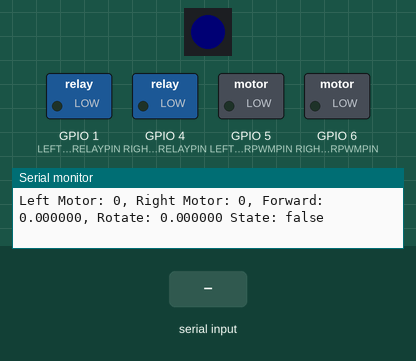
This program was run on a simulated ESP32-S3. Parts: 1 RGB LEDs in strip order, left to right, switched loads named in the program (green lamp = pin HIGH), the last lines printed to the serial monitor. Inputs (shaded band) come from the test bench. Dim RGB values are drawn brighter than linear.

Above: at 4.3 s.
4.4 s: "90 45\n" received over Serial
At 7.2 s:
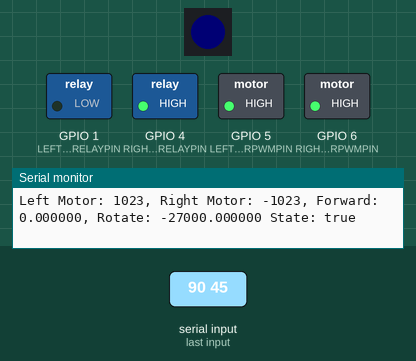
7.4 s: ".\n" received over Serial
At 8.75 s:
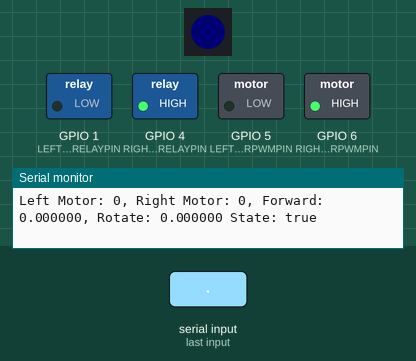
10.4 s: "90\n" received over Serial
At 11.76 s:
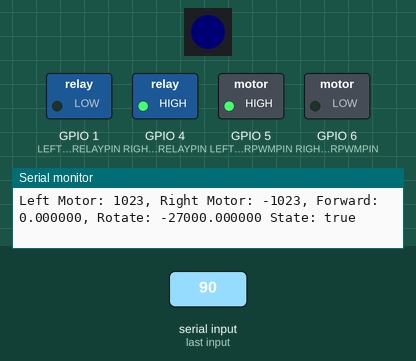
13.4 s: "X90\n" received over Serial
At 14.6 s:
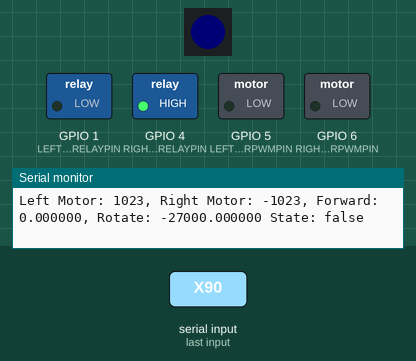
14.9 s: "-\n" received over Serial
At 17.7 s:
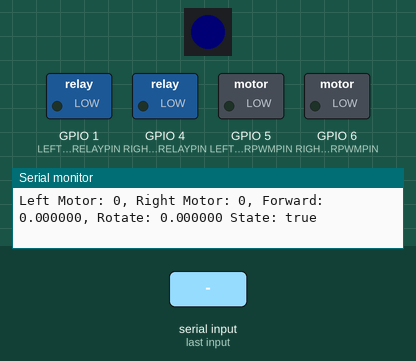
17.9 s: "30 150\n" received over Serial
At 20.7 s:
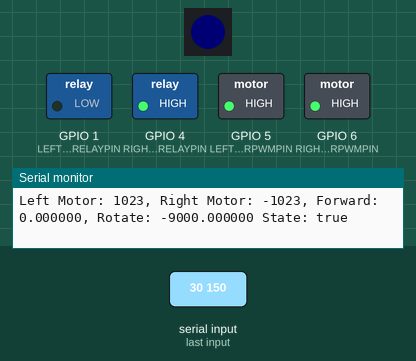
Timing chart, 0 to 21.9 s (numbered marks = the images above; inputs shaded):
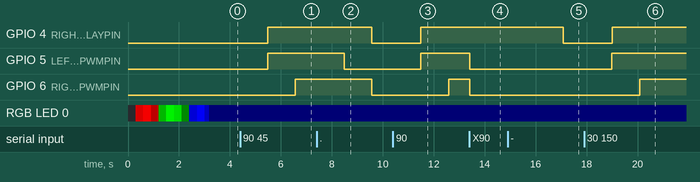

Measured:
- after the input at 4.4 s, GPIO 4 (RIGHTMOTORRELAYPIN), GPIO 5 (LEFTMOTORPWMPIN): LOW → HIGH after 1.1 s; GPIO 6 (RIGHTMOTORPWMPIN): LOW → HIGH after 2.2 s
- after the input at 7.4 s, GPIO 4 (RIGHTMOTORRELAYPIN), GPIO 6 (RIGHTMOTORPWMPIN): HIGH → LOW after 2.2 s; GPIO 5 (LEFTMOTORPWMPIN): HIGH → LOW after 1.1 s
- after the input at 10.4 s, GPIO 4 (RIGHTMOTORRELAYPIN), GPIO 5 (LEFTMOTORPWMPIN): LOW → HIGH after 1.1 s; GPIO 6 (RIGHTMOTORPWMPIN): LOW → HIGH after 2.2 s
- after the input at 13.4 s, GPIO 5 (LEFTMOTORPWMPIN), GPIO 6 (RIGHTMOTORPWMPIN): HIGH → LOW at once
- after the input at 14.9 s, GPIO 4 (RIGHTMOTORRELAYPIN): HIGH → LOW after 2.2 s
- after the input at 17.9 s, GPIO 4 (RIGHTMOTORRELAYPIN), GPIO 5 (LEFTMOTORPWMPIN): LOW → HIGH after 1.1 s; GPIO 6 (RIGHTMOTORPWMPIN): LOW → HIGH after 2.2 s

The program:

main.cpp
```cpp
#include "main.h"

Adafruit_VL53L1X vl53 = Adafruit_VL53L1X(XSHUT_PIN, IRQ_PIN);
Adafruit_NeoPixel pixels(NUMPIXELS, WS2812PIN, NEO_GRB + NEO_KHZ800);
struct PIDDefaultdata Forward_PID ;
struct PIDDefaultdata Rotation_PID;

SemaphoreHandle_t SerialMutex;
SemaphoreHandle_t VariableMutex;

bool state = false;
float Forward = 0, Rotate = 0;
unsigned long lastSerialRead = 0;

void PIDInitialize() {
  Forward_PID.Kp = 10;
  Forward_PID.Ki = 1;
  Forward_PID.Kd = 1;
  Forward_PID.past_value = 0;
  Forward_PID.now_value = 0;
  Forward_PID.past_time = 0;
  Forward_PID.integral_value = 1;
  Forward_PID.setpoin = 500;
  Forward_PID.integral_max_value = 1000;

  Rotation_PID.Kp = 300;
  Rotation_PID.Ki = 0;
  Rotation_PID.Kd = 0;
  Rotation_PID.past_value = 0;
  Rotation_PID.now_value = 0;
  Rotation_PID.past_time = 0;
  Rotation_PID.integral_value = 1;
  Rotation_PID.setpoin = 0;
  Rotation_PID.integral_max_value = 1000;
}

void setup() {
  Serial.begin(115200);
  // if(Wire.begin(SDAPIN, SCLPIN)) Serial.println("I2C Connected");
  // else{
  //   Serial.println("I2C Doesn't connect");
  // }

  SerialMutex = xSemaphoreCreateMutex();
  VariableMutex = xSemaphoreCreateMutex();
  pinMode(LEFTMOTORPWMPIN, OUTPUT);
  pinMode(RIGHTMOTORPWMPIN, OUTPUT);
  pinMode(RIGHTMOTORRELAYPIN, OUTPUT);
  pinMode(LEFTMOTORRELAYPIN, OUTPUT);

  ledcSetup(LEFT_MOTOR_CHAN, PWM_FREQ, PWM_RES);
  ledcSetup(RIGHT_MOTOR_CHAN, PWM_FREQ, PWM_RES);

  ledcAttachPin(LEFTMOTORPWMPIN, LEFT_MOTOR_CHAN);
  ledcAttachPin(RIGHTMOTORPWMPIN, RIGHT_MOTOR_CHAN);
  Initializing();
}

void loop() {
  char SerialInput[10] = "";
  if(xSemaphoreTake(VariableMutex, pdMS_TO_TICKS(100)) == pdTRUE) {

    // ToFSensorRead();
    Forward = 0;

    if(xSemaphoreTake(SerialMutex, pdMS_TO_TICKS(100)) == pdTRUE) {
      if(Serial.available() > 0) {
        SerialRead(SerialInput);
        lastSerialRead = millis();
      }
      xSemaphoreGive(SerialMutex);
    }

      // if(millis() - lastSerialRead > 500) {
      //   state = false;
      // }
    xSemaphoreGive(VariableMutex);
  }
}

void Initializing() {
  pixels.begin();

  pixels.clear();

  for(uint8_t n = 0; n < 254; n++) {
    pixels.setPixelColor(0, pixels.Color(n, 0, 0));
    pixels.show();
    delay(2);
  }
  for(uint8_t n = 255; n > 0; n--) {
    pixels.setPixelColor(0, pixels.Color(n, 0, 0));
    pixels.show();
    delay(2);
  }
  for(uint8_t n = 0; n < 254; n++) {
    pixels.setPixelColor(0, pixels.Color(0, n, 0));
    pixels.show();
    delay(2);
  }
  for(uint8_t n = 255; n > 0; n--) {
    pixels.setPixelColor(0, pixels.Color(0, n, 0));
    pixels.show();
    delay(2);
  }
  for(uint8_t n = 0; n < 254; n++) {
    pixels.setPixelColor(0, pixels.Color(0, 0, n));
    pixels.show();
    delay(2);
  }
  for(uint8_t n = 255; n > 0; n--) {
    pixels.setPixelColor(0, pixels.Color(0, 0, n));
    pixels.show();
    delay(2);
  }
  pixels.clear();

  xTaskCreatePinnedToCore(MotorDriver, "MotorDriver", 2048, NULL, 1, NULL, 0);

  // if (! vl53.begin(0x29, &Wire)) {
  //   Serial.print(F("Error on init of VL sensor: "));
  //   Serial.println(vl53.vl_status);
  //   while(1) delay(10);
  // }
  // if (! vl53.startRanging()) {
  //   Serial.print(F("Couldn't start ranging: "));
  //   Serial.println(vl53.vl_status);
  //   while(1) delay(10);
  // }
  // vl53.setTimingBudget(50);
  // Serial.print(F("Timing budget (ms): "));
  // Serial.println(vl53.getTimingBudget());

  PIDInitialize();
}
```

logging.h
```cpp
#pragma once

#include <Arduino.h>

void testscanner(char SerialInput[10]);
```

main.h
```cpp
#pragma once

#include <Arduino.h>
#include "Adafruit_VL53L1X.h"
#include "Adafruit_NeoPixel.h"
#include "logging.h"

#define IRQ_PIN 10
#define XSHUT_PIN 11
#define SDAPIN 8
#define SCLPIN 9
#define LEFTMOTORRELAYPIN 1
#define LEFTMOTORPWMPIN 5
#define LEFT_MOTOR_CHAN 0
#define RIGHTMOTORRELAYPIN 4
#define RIGHTMOTORPWMPIN 6
#define RIGHT_MOTOR_CHAN 1
#define PWM_FREQ 500
#define PWM_RES 10
#define PWM_MAX_VAL 1023
#define INPUT_MAX_VALUE 10000
#define WS2812PIN 48
#define NUMPIXELS 1
#define X_MIN_LIMIT 0.15
#define Y_MIN_LIMIT 50

extern bool state;
extern float Forward, Rotate;
extern Adafruit_VL53L1X vl53;
extern Adafruit_NeoPixel pixels;
extern struct PIDDefaultdata Forward_PID;
extern struct PIDDefaultdata Rotation_PID;
extern SemaphoreHandle_t SerialMutex;
extern SemaphoreHandle_t VariableMutex;

struct PIDDefaultdata
{
    float Kp, Kd, Ki;
    float past_value, now_value, integral_value, setpoin;
    unsigned long past_time;
    float integral_max_value;
};

float PIDController(PIDDefaultdata* n);

void Initializing();

void PIDInitialize();

void ToFSensorRead();

void fadingLED(uint8_t startvalue, uint8_t endvalue, uint8_t colour);

void MotorRampUp(int lastpwm, int targetpwm, uint8_t motorchannel);

void MotorRampDown(int lastpwm, int targetpwm, uint8_t motorchannel);

void MotorDriver(void *pvParameters);

void SerialRead(char* SerialInput);
```

CoreOne.cpp
```cpp
#include "main.h"

void MotorDriver(void *pvParameters) {
    int leftmotorlastpwm = 0, rightmotorlastpwm = 0;
    for(;;) {
        int LeftMotor = constrain((int)Forward - (int)Rotate, -PWM_MAX_VAL, PWM_MAX_VAL);
        int RightMotor = constrain((int)Forward + (int)Rotate, -PWM_MAX_VAL, PWM_MAX_VAL);

        if(xSemaphoreTake(SerialMutex, pdMS_TO_TICKS(100)) == pdTRUE) {
            Serial.printf("Left Motor: %d, Right Motor: %d, Forward: %f, Rotate: %f State: %s \n", LeftMotor, RightMotor, Forward, Rotate, state ? "true" : "false");
            xSemaphoreGive(SerialMutex);
        }

        if(state) {
            if(LeftMotor > leftmotorlastpwm) {
            MotorRampUp(leftmotorlastpwm, LeftMotor, LEFT_MOTOR_CHAN);
            }
            else if(LeftMotor < leftmotorlastpwm) {
            MotorRampDown(leftmotorlastpwm, LeftMotor, LEFT_MOTOR_CHAN);
            }
            if(RightMotor > rightmotorlastpwm) {
            MotorRampUp(rightmotorlastpwm, RightMotor, RIGHT_MOTOR_CHAN);
            }
            else if(RightMotor < rightmotorlastpwm) {
            MotorRampDown(rightmotorlastpwm, RightMotor, RIGHT_MOTOR_CHAN);
            }
            leftmotorlastpwm = LeftMotor;
            rightmotorlastpwm = RightMotor;
        }
        else {
            ledcWrite(LEFT_MOTOR_CHAN, 0);
            ledcWrite(RIGHT_MOTOR_CHAN, 0);
        }
        vTaskDelay(10 / portTICK_PERIOD_MS);
    }
}

void MotorRampUp(int lastpwm, int targetpwm, uint8_t motorchannel) {
  for(int pwm = lastpwm; pwm <= targetpwm; pwm++) {
    ledcWrite(motorchannel, abs(pwm));
    delay(1);
    digitalWrite(motorchannel == LEFT_MOTOR_CHAN ? LEFTMOTORRELAYPIN : RIGHTMOTORRELAYPIN, pwm < 0 ? HIGH : LOW);
  }
}

void MotorRampDown(int lastpwm, int targetpwm, uint8_t motorchannel) {
  for(int pwm = lastpwm; pwm >= targetpwm; pwm--) {
    ledcWrite(motorchannel, abs(pwm));
    delay(1);
    digitalWrite(motorchannel == LEFT_MOTOR_CHAN ? LEFTMOTORRELAYPIN : RIGHTMOTORRELAYPIN, pwm < 0 ? HIGH : LOW);
  }
}
```

CoreZero.cpp
```cpp
#include "main.h"

void ToFSensorRead() {
  if (vl53.dataReady()) {
    uint16_t distance;
    distance = vl53.distance();
    Serial.println(distance);
    if (distance == -1) {
      // something went wrong!
      Serial.print(F("Couldn't get distance: "));
      Serial.println(vl53.vl_status);
      state = false;
      return;
    }
    else {
      if(distance < Y_MIN_LIMIT) Forward_PID.now_value = 0;
      else Forward_PID.now_value = distance;
      Forward = PIDController(&Forward_PID);
      state = true;
    }
    // data is read out, time for another reading!
    vl53.clearInterrupt();
  }
}

void SerialRead(char* SerialInput) {
    uint8_t bytesRead = Serial.readBytesUntil('\n', SerialInput, 10);
    while(Serial.available() > 0) Serial.read();

    SerialInput[bytesRead] = '\0';

    uint8_t startpointer = 0;
    if(SerialInput[0] == 'X') {
      startpointer++;
      state = false;
    }
    else if(SerialInput[0] == 't') testscanner(SerialInput);
    else {
      state = true;
    }
    Rotation_PID.now_value = 0;
    int8_t multiplier = 1;
    bool decimalPointEncountered = false;
    int16_t decimalPlaces = 1;
    for(uint8_t chartoint = startpointer;;chartoint++) {
      if(SerialInput[chartoint] == '.') {
        decimalPointEncountered = true;
        continue;
      }
      if(SerialInput[chartoint] == '-') {
        multiplier *= -1;
        continue;
      }
      else if(SerialInput[chartoint] == '\0' ||
        SerialInput[chartoint] == '\r' ||
        SerialInput[chartoint] == '\n' ||
        SerialInput[chartoint] == ' ') {
        break;
      }
      if(decimalPointEncountered) {
        decimalPlaces *= 10;
      }
      Rotation_PID.now_value *= 10;
      Rotation_PID.now_value += (int)(SerialInput[chartoint] - '0');
    }
    Rotation_PID.now_value *= multiplier;
    Rotation_PID.now_value /= decimalPlaces;
    if(Rotation_PID.now_value < X_MIN_LIMIT && Rotation_PID.now_value > -X_MIN_LIMIT) Rotation_PID.now_value = 0;
    Rotate = PIDController(&Rotation_PID);
}

float PIDController(PIDDefaultdata* n) {
  unsigned long now_time = millis();
  unsigned int delta_time = now_time - n->past_time;
  float error = n->setpoin - n->now_value;
  float proportional, integral, derivative;

  n->past_time = now_time;

  proportional = error * n->Kp;

  n->integral_value += error;
  if(n->integral_value > n->integral_max_value) n->integral_value = n->integral_max_value;
  else if(n->integral_value < -n->integral_max_value) n->integral_value = -n->integral_max_value;

  integral = n->integral_value * n->Ki;

  derivative = ((error - n->past_value) / delta_time) * n->Kd;

  // Serial.printf("%d %f %f %f \n", delta_time, proportional, integral, derivative);

  return (proportional + integral + derivative);
}
```

logging.cpp
```cpp
#include "logging.h"

void testscanner(char SerialInput[10]) {
    Serial.println("Not Expanded yet");
}
```
